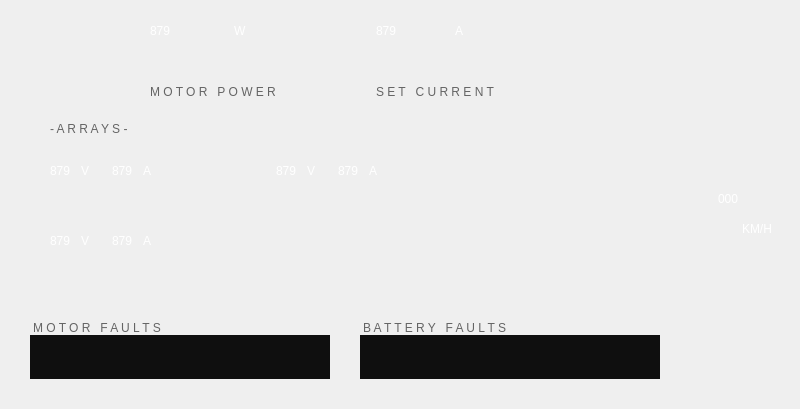
    <widget class="QWidget" name="leftScreenWidget" native="true">
     <property name="minimumSize">
      <size>
       <width>800</width>
       <height>0</height>
      </size>
     </property>
     <property name="maximumSize">
      <size>
       <width>800</width>
       <height>16777215</height>
      </size>
     </property>
     <layout class="QGridLayout" name="gridLayout">
      <property name="leftMargin">
       <number>0</number>
      </property>
      <property name="topMargin">
       <number>0</number>
      </property>
      <property name="rightMargin">
       <number>0</number>
      </property>
      <property name="bottomMargin">
       <number>0</number>
      </property>
      <property name="spacing">
       <number>0</number>
      </property>
      <item row="1" column="5">
       <widget class="QWidget" name="actualSpeedWidget" native="true">
        <layout class="QHBoxLayout" name="actualSpeedLayout">
         <property name="spacing">
          <number>0</number>
         </property>
         <property name="leftMargin">
          <number>0</number>
         </property>
         <property name="topMargin">
          <number>0</number>
         </property>
         <property name="rightMargin">
          <number>25</number>
         </property>
         <property name="bottomMargin">
          <number>0</number>
         </property>
         <item>
          <spacer name="horizontalSpacer_4">
           <property name="orientation">
            <enum>Qt::Horizontal</enum>
           </property>
           <property name="sizeHint" stdset="0">
            <size>
             <width>40</width>
             <height>20</height>
            </size>
           </property>
          </spacer>
         </item>
         <item>
          <widget class="QLabel" name="actualSpeedLabel">
           <property name="styleSheet">
            <string notr="true">font: bold 72pt &quot;LCDMono&quot;;
color: white;</string>
           </property>
           <property name="text">
            <string>000</string>
           </property>
          </widget>
         </item>
         <item>
          <widget class="QLabel" name="actualSpeedUnitsLabel">
           <property name="styleSheet">
            <string notr="true">font: 75 bold 18pt &quot;Nimbus Sans L&quot;;
padding-top:60px;
color: white;</string>
           </property>
           <property name="text">
            <string>KM/H</string>
           </property>
          </widget>
         </item>
        </layout>
       </widget>
      </item>
      <item row="1" column="1">
       <widget class="QWidget" name="arraysWidget" native="true">
        <property name="styleSheet">
         <string notr="true"/>
        </property>
        <layout class="QGridLayout" name="arraysLayout">
         <property name="leftMargin">
          <number>50</number>
         </property>
         <property name="topMargin">
          <number>0</number>
         </property>
         <property name="rightMargin">
          <number>0</number>
         </property>
         <property name="bottomMargin">
          <number>0</number>
         </property>
         <property name="spacing">
          <number>0</number>
         </property>
         <item row="0" column="0" colspan="3">
          <widget class="QLabel" name="arraysTitleLabel">
           <property name="styleSheet">
            <string notr="true">QLabel {
font: bold 10pt &quot;Arial Unicode MS&quot;;
qproperty-alignment: 'AlignHCenter | AlignBottom';
color: rgb(100,100,100);
}
</string>
           </property>
           <property name="text">
            <string>- A R R A Y S -</string>
           </property>
          </widget>
         </item>
         <item row="1" column="2">
          <widget class="QWidget" name="array1Widget" native="true">
           <property name="minimumSize">
            <size>
             <width>124</width>
             <height>70</height>
            </size>
           </property>
           <property name="styleSheet">
            <string notr="true">background: url(:/Resources/ArrayOneBackground.png);</string>
           </property>
           <layout class="QHBoxLayout" name="horizontalLayout_3">
            <property name="spacing">
             <number>0</number>
            </property>
            <property name="leftMargin">
             <number>0</number>
            </property>
            <property name="topMargin">
             <number>0</number>
            </property>
            <property name="rightMargin">
             <number>0</number>
            </property>
            <property name="bottomMargin">
             <number>0</number>
            </property>
            <item>
             <widget class="QLabel" name="array1VoltageLabel">
              <property name="styleSheet">
               <string notr="true">font: 18pt &quot;Burlingame Pro&quot;;
color:white;
background: none;</string>
              </property>
              <property name="text">
               <string>879</string>
              </property>
             </widget>
            </item>
            <item>
             <widget class="QLabel" name="array1VoltageUnitsLabel">
              <property name="styleSheet">
               <string notr="true">color: white;
background: none;</string>
              </property>
              <property name="text">
               <string>V</string>
              </property>
             </widget>
            </item>
            <item>
             <widget class="QLabel" name="array1CurrentLabel">
              <property name="styleSheet">
               <string notr="true">font: 18pt &quot;Burlingame Pro&quot;;
color:white;
background: none;</string>
              </property>
              <property name="text">
               <string>879</string>
              </property>
             </widget>
            </item>
            <item>
             <widget class="QLabel" name="array1CurrentUnitsLabel">
              <property name="styleSheet">
               <string notr="true">color: white;
background: none;</string>
              </property>
              <property name="text">
               <string>A</string>
              </property>
             </widget>
            </item>
           </layout>
          </widget>
         </item>
         <item row="2" column="0">
          <widget class="QWidget" name="array2Widget" native="true">
           <property name="minimumSize">
            <size>
             <width>124</width>
             <height>70</height>
            </size>
           </property>
           <property name="maximumSize">
            <size>
             <width>124</width>
             <height>16777215</height>
            </size>
           </property>
           <property name="styleSheet">
            <string notr="true">background: url(:/Resources/ArrayTwoBackground.png);</string>
           </property>
           <layout class="QHBoxLayout" name="horizontalLayout_5">
            <property name="spacing">
             <number>0</number>
            </property>
            <property name="leftMargin">
             <number>0</number>
            </property>
            <property name="topMargin">
             <number>0</number>
            </property>
            <property name="rightMargin">
             <number>0</number>
            </property>
            <property name="bottomMargin">
             <number>0</number>
            </property>
            <item>
             <widget class="QLabel" name="array2VoltageLabel">
              <property name="styleSheet">
               <string notr="true">font: 18pt &quot;Burlingame Pro&quot;;
color:white;
background: none;</string>
              </property>
              <property name="text">
               <string>879</string>
              </property>
             </widget>
            </item>
            <item>
             <widget class="QLabel" name="array2VoltageUnitsLabel">
              <property name="styleSheet">
               <string notr="true">color: white;
background: none;</string>
              </property>
              <property name="text">
               <string>V</string>
              </property>
             </widget>
            </item>
            <item>
             <widget class="QLabel" name="array2CurrentLabel">
              <property name="styleSheet">
               <string notr="true">font: 18pt &quot;Burlingame Pro&quot;;
color:white;
background: none;</string>
              </property>
              <property name="text">
               <string>879</string>
              </property>
             </widget>
            </item>
            <item>
             <widget class="QLabel" name="array2CurrentUnitsLabel">
              <property name="styleSheet">
               <string notr="true">color: white;
background: none;</string>
              </property>
              <property name="text">
               <string>A</string>
              </property>
             </widget>
            </item>
           </layout>
          </widget>
         </item>
         <item row="1" column="0">
          <widget class="QWidget" name="array0Widget" native="true">
           <property name="minimumSize">
            <size>
             <width>124</width>
             <height>70</height>
            </size>
           </property>
           <property name="maximumSize">
            <size>
             <width>124</width>
             <height>16777215</height>
            </size>
           </property>
           <property name="styleSheet">
            <string notr="true">background: url(:/Resources/ArrayZeroBackground.png);</string>
           </property>
           <layout class="QHBoxLayout" name="horizontalLayout_4">
            <property name="spacing">
             <number>0</number>
            </property>
            <property name="leftMargin">
             <number>0</number>
            </property>
            <property name="topMargin">
             <number>0</number>
            </property>
            <property name="rightMargin">
             <number>0</number>
            </property>
            <property name="bottomMargin">
             <number>0</number>
            </property>
            <item>
             <widget class="QLabel" name="array0VoltageLabel">
              <property name="styleSheet">
               <string notr="true">font: 18pt &quot;Burlingame Pro&quot;;
color:white;
background: none;</string>
              </property>
              <property name="text">
               <string>879</string>
              </property>
             </widget>
            </item>
            <item>
             <widget class="QLabel" name="array0VoltageUnitsLabel">
              <property name="styleSheet">
               <string notr="true">color: white;
background: none;</string>
              </property>
              <property name="text">
               <string>V</string>
              </property>
             </widget>
            </item>
            <item>
             <widget class="QLabel" name="array0CurrentLabel">
              <property name="styleSheet">
               <string notr="true">font: 18pt &quot;Burlingame Pro&quot;;
color:white;
background: none;</string>
              </property>
              <property name="text">
               <string>879</string>
              </property>
             </widget>
            </item>
            <item>
             <widget class="QLabel" name="array0CurrentUnitsLabel">
              <property name="styleSheet">
               <string notr="true">color: white;
background: none;</string>
              </property>
              <property name="text">
               <string>A</string>
              </property>
             </widget>
            </item>
           </layout>
          </widget>
         </item>
         <item row="2" column="1">
          <spacer name="horizontalSpacer_9">
           <property name="orientation">
            <enum>Qt::Horizontal</enum>
           </property>
           <property name="sizeHint" stdset="0">
            <size>
             <width>40</width>
             <height>20</height>
            </size>
           </property>
          </spacer>
         </item>
         <item row="1" column="1">
          <spacer name="horizontalSpacer_8">
           <property name="orientation">
            <enum>Qt::Horizontal</enum>
           </property>
           <property name="sizeHint" stdset="0">
            <size>
             <width>40</width>
             <height>20</height>
            </size>
           </property>
          </spacer>
         </item>
        </layout>
       </widget>
      </item>
      <item row="2" column="0" colspan="6">
       <layout class="QGridLayout" name="leftBottomLayout">
        <property name="leftMargin">
         <number>0</number>
        </property>
        <property name="topMargin">
         <number>0</number>
        </property>
        <property name="rightMargin">
         <number>0</number>
        </property>
        <property name="bottomMargin">
         <number>0</number>
        </property>
        <property name="spacing">
         <number>0</number>
        </property>
        <item row="0" column="4" rowspan="4">
         <layout class="QGridLayout" name="leftTurnSignalLayout">
          <property name="rightMargin">
           <number>45</number>
          </property>
          <property name="bottomMargin">
           <number>30</number>
          </property>
          <property name="spacing">
           <number>0</number>
          </property>
          <item row="0" column="1">
           <spacer name="verticalSpacer_2">
            <property name="orientation">
             <enum>Qt::Vertical</enum>
            </property>
            <property name="sizeHint" stdset="0">
             <size>
              <width>20</width>
              <height>40</height>
             </size>
            </property>
           </spacer>
          </item>
          <item row="1" column="0">
           <spacer name="horizontalSpacer">
            <property name="orientation">
             <enum>Qt::Horizontal</enum>
            </property>
            <property name="sizeHint" stdset="0">
             <size>
              <width>40</width>
              <height>20</height>
             </size>
            </property>
           </spacer>
          </item>
          <item row="1" column="1">
           <widget class="QWidget" name="leftTurnSignalWidget" native="true">
            <property name="minimumSize">
             <size>
              <width>63</width>
              <height>63</height>
             </size>
            </property>
            <property name="maximumSize">
             <size>
              <width>63</width>
              <height>63</height>
             </size>
            </property>
            <property name="styleSheet">
             <string notr="true">background: url(:/Resources/TurnSignaLeft.png);</string>
            </property>
           </widget>
          </item>
         </layout>
        </item>
        <item row="0" column="2" rowspan="4" colspan="2">
         <widget class="QWidget" name="batteryFaultsWidget" native="true">
          <layout class="QVBoxLayout" name="batteryFaultsLayout">
           <property name="spacing">
            <number>0</number>
           </property>
           <property name="leftMargin">
            <number>30</number>
           </property>
           <property name="topMargin">
            <number>0</number>
           </property>
           <property name="rightMargin">
            <number>0</number>
           </property>
           <property name="bottomMargin">
            <number>30</number>
           </property>
           <item>
            <widget class="QLabel" name="batteryFaultsTitleLabel">
             <property name="styleSheet">
              <string notr="true">font: bold 10pt &quot;Arial Unicode MS&quot;;
padding-top: 45px;
color: rgb(100,100,100);</string>
             </property>
             <property name="text">
              <string>B A T T E R Y   F A U L T S</string>
             </property>
            </widget>
           </item>
           <item>
            <widget class="QLabel" name="batteryFaultsLabel">
             <property name="minimumSize">
              <size>
               <width>300</width>
               <height>0</height>
              </size>
             </property>
             <property name="styleSheet">
              <string notr="true">background-color: rgb(15,15,15);</string>
             </property>
             <property name="text">
              <string/>
             </property>
            </widget>
           </item>
          </layout>
         </widget>
        </item>
        <item row="0" column="0" rowspan="4" colspan="2">
         <widget class="QWidget" name="motorFaultsWidget" native="true">
          <layout class="QVBoxLayout" name="motorFaultsLayout">
           <property name="spacing">
            <number>0</number>
           </property>
           <property name="leftMargin">
            <number>30</number>
           </property>
           <property name="topMargin">
            <number>0</number>
           </property>
           <property name="rightMargin">
            <number>0</number>
           </property>
           <property name="bottomMargin">
            <number>30</number>
           </property>
           <item>
            <widget class="QLabel" name="motorFaultsTitleLabel">
             <property name="styleSheet">
              <string notr="true">font: bold 10pt &quot;Arial Unicode MS&quot;;
padding-top:45px;
color: rgb(100,100,100);</string>
             </property>
             <property name="text">
              <string>M O T O R   F A U L T S</string>
             </property>
            </widget>
           </item>
           <item>
            <widget class="QLabel" name="motorFaultsLabel">
             <property name="minimumSize">
              <size>
               <width>300</width>
               <height>0</height>
              </size>
             </property>
             <property name="styleSheet">
              <string notr="true">background-color: rgb(15,15,15);</string>
             </property>
             <property name="text">
              <string/>
             </property>
            </widget>
           </item>
          </layout>
         </widget>
        </item>
       </layout>
      </item>
      <item row="0" column="0" colspan="6">
       <layout class="QGridLayout" name="leftTopLayout">
        <property name="leftMargin">
         <number>0</number>
        </property>
        <property name="topMargin">
         <number>0</number>
        </property>
        <property name="rightMargin">
         <number>0</number>
        </property>
        <property name="bottomMargin">
         <number>0</number>
        </property>
        <property name="spacing">
         <number>0</number>
        </property>
        <item row="0" column="0" rowspan="3" colspan="2">
         <widget class="QWidget" name="motorPowerWidget" native="true">
          <layout class="QGridLayout" name="motorPowerLayout">
           <property name="leftMargin">
            <number>150</number>
           </property>
           <property name="topMargin">
            <number>0</number>
           </property>
           <property name="rightMargin">
            <number>0</number>
           </property>
           <property name="bottomMargin">
            <number>0</number>
           </property>
           <property name="spacing">
            <number>0</number>
           </property>
           <item row="0" column="0" colspan="2">
            <widget class="QLabel" name="motorPowerLabel">
             <property name="styleSheet">
              <string notr="true">QLabel {
font: 24pt &quot;Burlingame Pro&quot;;
color: white;
qproperty-alignment: 'AlignBottom | AlignRight';
}</string>
             </property>
             <property name="text">
              <string>879</string>
             </property>
            </widget>
           </item>
           <item row="0" column="2">
            <widget class="QLabel" name="motorPowerUnitsLabel">
             <property name="styleSheet">
              <string notr="true">QLabel {
font: 14pt &quot;Burlingame Pro&quot;;
color: white;
qproperty-alignment: 'AlignBottom | AlignLeft';
}</string>
             </property>
             <property name="text">
              <string>W</string>
             </property>
            </widget>
           </item>
           <item row="1" column="0" colspan="3">
            <widget class="QLabel" name="motorPowerTitleLabel">
             <property name="styleSheet">
              <string notr="true">QLabel {
font: bold 10pt &quot;Arial Unicode MS&quot;;
qproperty-alignment: AlignHCenter;
color: rgb(100,100,100);
}</string>
             </property>
             <property name="text">
              <string>M O T O R   P O W E R</string>
             </property>
            </widget>
           </item>
          </layout>
         </widget>
        </item>
        <item row="0" column="2" rowspan="3" colspan="3">
         <widget class="QWidget" name="setCurrentWidget" native="true">
          <layout class="QGridLayout" name="setCurrentLayout">
           <property name="leftMargin">
            <number>100</number>
           </property>
           <property name="topMargin">
            <number>0</number>
           </property>
           <property name="rightMargin">
            <number>0</number>
           </property>
           <property name="bottomMargin">
            <number>0</number>
           </property>
           <property name="spacing">
            <number>0</number>
           </property>
           <item row="0" column="2">
            <widget class="QLabel" name="setCurrentUnitsLabel">
             <property name="styleSheet">
              <string notr="true">QLabel {
font: 14pt &quot;Burlingame Pro&quot;;
color: white;
qproperty-alignment: 'AlignBottom | AlignLeft';
}</string>
             </property>
             <property name="text">
              <string>A</string>
             </property>
            </widget>
           </item>
           <item row="1" column="0" colspan="3">
            <widget class="QLabel" name="setCurrentTitleLabel">
             <property name="styleSheet">
              <string notr="true">QLabel {
font: bold 10pt &quot;Arial Unicode MS&quot;;
qproperty-alignment: AlignHCenter;
color: rgb(100,100,100);
}

</string>
             </property>
             <property name="text">
              <string>S E T   C U R R E N T</string>
             </property>
            </widget>
           </item>
           <item row="0" column="0" colspan="2">
            <widget class="QLabel" name="setCurrentLabel">
             <property name="styleSheet">
              <string notr="true">QLabel {
font: 24pt &quot;Burlingame Pro&quot;;
color: white;
qproperty-alignment: 'AlignBottom | AlignRight';
}</string>
             </property>
             <property name="text">
              <string>879</string>
             </property>
            </widget>
           </item>
          </layout>
         </widget>
        </item>
        <item row="0" column="5" rowspan="3">
         <layout class="QGridLayout" name="motorResetButtonLayout">
          <property name="leftMargin">
           <number>0</number>
          </property>
          <property name="topMargin">
           <number>30</number>
          </property>
          <property name="rightMargin">
           <number>45</number>
          </property>
          <property name="spacing">
           <number>0</number>
          </property>
          <item row="0" column="0">
           <spacer name="horizontalSpacer_3">
            <property name="orientation">
             <enum>Qt::Horizontal</enum>
            </property>
            <property name="sizeHint" stdset="0">
             <size>
              <width>40</width>
              <height>20</height>
             </size>
            </property>
           </spacer>
          </item>
          <item row="0" column="1">
           <widget class="QWidget" name="motorResetButtonWidget" native="true">
            <property name="minimumSize">
             <size>
              <width>60</width>
              <height>52</height>
             </size>
            </property>
            <property name="maximumSize">
             <size>
              <width>60</width>
              <height>52</height>
             </size>
            </property>
            <property name="styleSheet">
             <string notr="true">background: url(:/Resources/MotorResetButton.png);</string>
            </property>
           </widget>
          </item>
          <item row="1" column="1">
           <spacer name="verticalSpacer_4">
            <property name="orientation">
             <enum>Qt::Vertical</enum>
            </property>
            <property name="sizeHint" stdset="0">
             <size>
              <width>20</width>
              <height>40</height>
             </size>
            </property>
           </spacer>
          </item>
         </layout>
        </item>
       </layout>
      </item>
     </layout>
    </widget>
